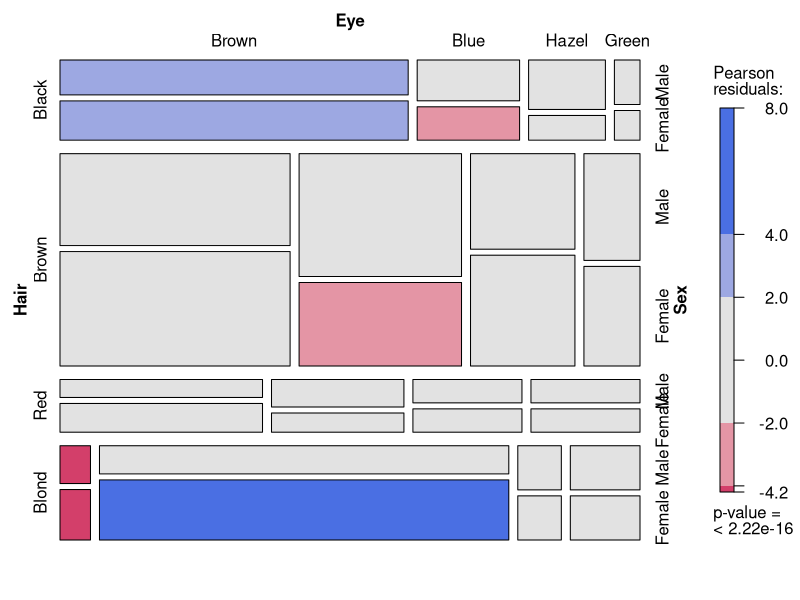

This chart was generated by the following R code: (Note: this script raises an error after producing the figure.)

#Mosaic Plots----
#We can build them using the mosaic() function available in base R.

# Mosaic Plot Example
install.packages("vcd")
library(vcd)
?HairEyeColor
View(HairEyeColor)
mosaic(HairEyeColor, shade=TRUE, legend=TRUE)

dftable <- xtabs(  ~ gear + cyl, data=df)
mosaic(dftable, shade=TRUE, legend=TRUE)

dftable_1 <- xtabs(  ~ gear + cyl + am, data=df)
mosaic(dftable_1, shade=TRUE, legend=TRUE)

#Include shade=TRUE to color the figure, and legend=TRUE to display a legend for the Pearson residuals.
#mosaic plot
mosaicplot(~ gear + cyl, data = df, shade=T, color = TRUE)

mosaicplot(~ Sex + Age + Survived, data = Titanic, shade=T, color = TRUE)